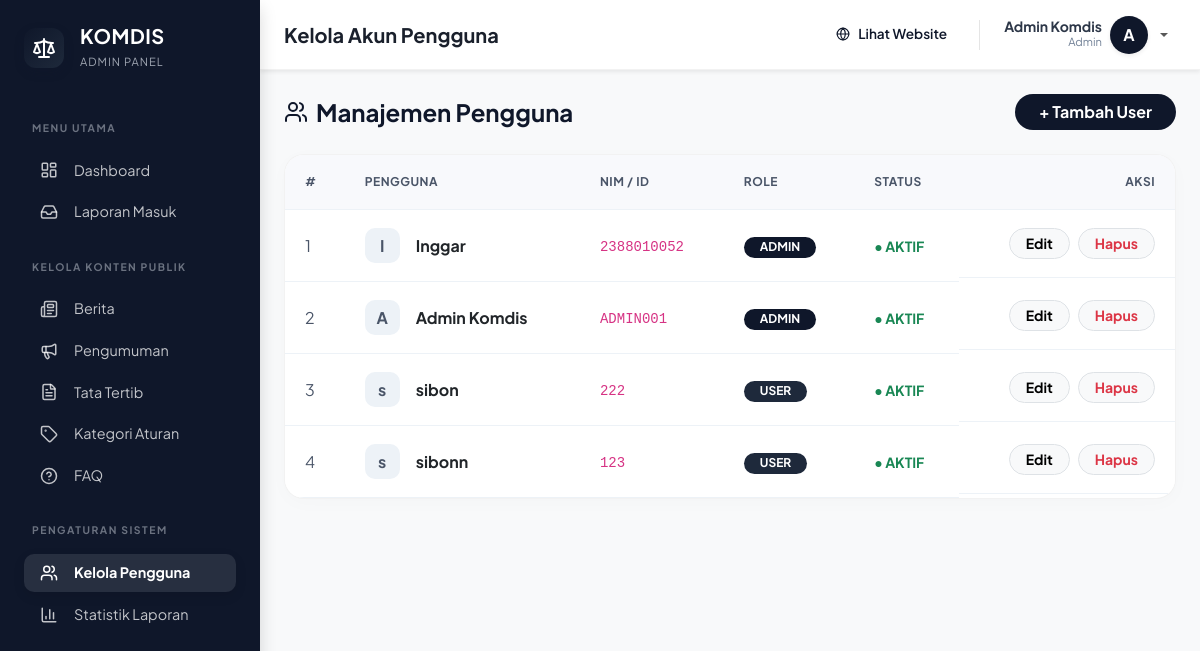
Screenshot of /admin/user.php (signed in) with the database file from the repository.
### tables this page shows
CREATE TABLE `users` (
  `id` int NOT NULL,
  `nama` varchar(100) DEFAULT NULL,
  `nim` varchar(20) DEFAULT NULL,
  `divisi` varchar(50) DEFAULT NULL,
  `jabatan` varchar(50) DEFAULT NULL,
  `password` varchar(100) DEFAULT NULL,
  `role` enum('admin','user') NOT NULL DEFAULT 'user',
  `status` enum('aktif','suspended') DEFAULT 'aktif',
  `foto` varchar(255) DEFAULT ''
);

### admin/user.php (the view, shortened to what this page needs)
<?php
include '../config/koneksi.php';
$data = mysqli_query($conn, "SELECT * FROM users ORDER BY id DESC");
?>
<!DOCTYPE html>
<html lang="id">
<head>
    <link href="../assets/css/bootstrap.min.css" rel="stylesheet">
</head>
<body>
    <?php include '../partials/admin_sidebar.php'; ?>
    <div id="content-wrapper">
        <?php include '../partials/admin_navbar.php'; ?>
        <div class="container-fluid px-4 pb-5">
            <div class="d-flex align-items-center justify-content-between mb-4">
                <h4 class="fw-bold mb-0 d-flex align-items-center gap-2" style="color: #0f172a;"><i data-lucide="users"></i> Manajemen Pengguna</h4>
                <button class="btn fw-bold rounded-pill px-4" style="background: #0f172a; color: #fff; border: none;" data-bs-toggle="modal" data-bs-target="#modalTambah">+ Tambah User</button>
            </div>
            <div class="card-custom">
                <div class="table-responsive">
                    <table class="table table-custom mb-0">
                        <thead>
                            <tr>
                                <th>#</th>
                                <th>Pengguna</th>
                                <th>NIM / ID</th>
                                <th>Role</th>
                                <th>Status</th>
                                <th class="text-end">Aksi</th>
                            </tr>
                        </thead>
                        <tbody>
                            <?php $no = 1; while ($d = mysqli_fetch_assoc($data)) { ?>
                                <tr>
                                    <td><?= $no++ ?></td>
                                    <td>
                                        <div class="d-flex align-items-center gap-3">
                                            <div class="avatar-sm"><?= substr($d['nama'], 0, 1) ?></div>
                                            <div class="fw-bold text-dark"><?= htmlspecialchars($d['nama']) ?></div>
                                        </div>
                                    </td>
                                    <td><code><?= htmlspecialchars($d['nim']) ?></code></td>
                                    <td>
                                        <span class="badge rounded-pill px-3" style="background: <?= $d['role'] == 'admin' ? '#0f172a' : '#1e293b' ?>; color: #fff;">
                                            <?= strtoupper($d['role']) ?>
                                        </span>
                                    </td>
                                    <td>
                                        <span class="text-success fw-bold small">● AKTIF</span>
                                    </td>
                                    <td class="text-end d-flex gap-2 justify-content-end">
                                        <button class="btn btn-sm btn-light border fw-bold rounded-pill px-3"
                                                onclick="editUser(<?= htmlspecialchars(json_encode($d)) ?>)">
                                            Edit
                                        </button>
                                        <a href="../proses/user_proses.php?hapus=<?= $d['id'] ?>"
                                           class="btn btn-sm btn-light border text-danger fw-bold rounded-pill px-3"
                                           onclick="return confirm('Hapus user ini?')">
                                            Hapus
                                        </a>
                                    </td>
                                </tr>
                            <?php } ?>
                        </tbody>
                    </table>
                </div>
            </div>
        </div>
    </div>
</body>
</html>

### admin/user.php (style rules this page uses)
body { font-family: 'Plus Jakarta Sans', sans-serif; background-color: #f8f9fa; color: #2d3748; }
#content-wrapper { margin-left: 260px; min-height: 100vh; background: #f8f9fa; }
.card-custom { background: #fff; border-radius: 20px; box-shadow: 0 4px 20px rgba(0,0,0,0.02); border: 1px solid rgba(0,0,0,0.05); overflow: hidden; }
.table-custom th { background: #f8f9fc; color: #4a5568; font-weight: 700; font-size: 0.75rem; text-transform: uppercase; letter-spacing: 0.5px; border-bottom: 1px solid #edf2f7; padding: 18px 20px; }
.table-custom td { padding: 18px 20px; vertical-align: middle; color: #4a5568; border-bottom: 1px solid #edf2f7; }
.avatar-sm { width: 35px; height: 35px; border-radius: 10px; background: #edf2f7; display: flex; align-items: center; justify-content: center; font-weight: 700; color: #4a5568; }

### rows the page displays
users: nama "I", nama "Inggar", nim "2388010052", role "ADMIN"
users: nama "A", nama "Admin Komdis", nim "ADMIN001", role "ADMIN"
users: nama "s", nama "sibon", nim "222", role "USER"
users: nama "s", nama "sibonn", nim "123", role "USER"

### other values shown
$page_title "Kelola Akun Pengguna"
$_SESSION['nama'] "Admin Komdis"
$_SESSION['role'] "Admin"
substr($_SESSION['nama'] ?? 'A', 0, 1) "A"
